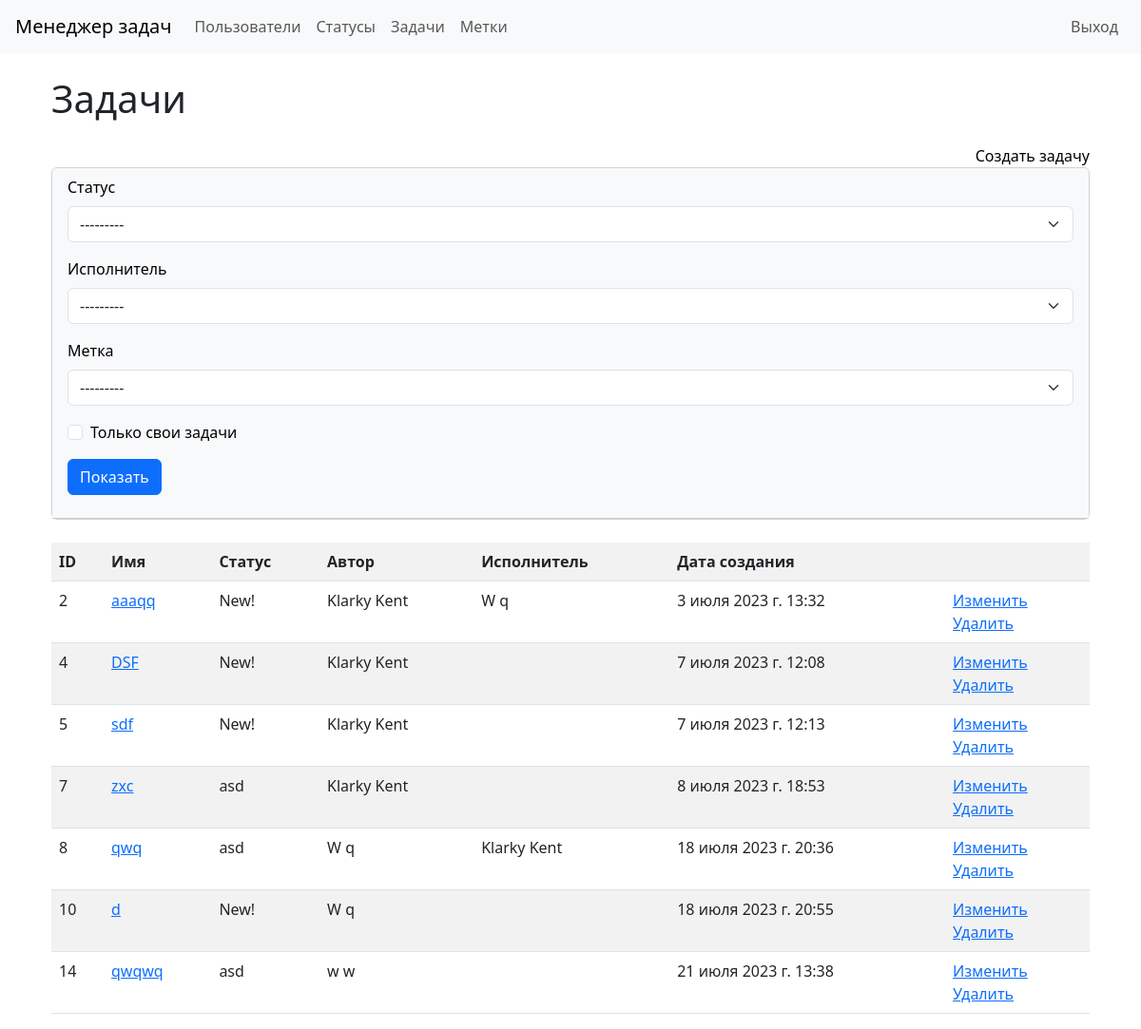
The app's page /tasks/ (signed in) with its own data.
### task_manager/tasks/models.py (models this page shows)
class TasksModel(models.Model):
    name = models.CharField(max_length=100)
    description = models.TextField()
    timestamp = models.DateTimeField(auto_now_add=True)
    status = models.ForeignKey(StatusModel, on_delete=models.PROTECT,
                               related_name='status_id')
    author = models.ForeignKey(User, on_delete=models.PROTECT,
                               related_name='author_id')
    executor = models.ForeignKey(User, on_delete=models.PROTECT,
                                 related_name='executor_id', null=True)
    labels = models.ManyToManyField(LabelModel)
    def __str__(self):
        return self.name

### task_manager/statuses/models.py (models this page shows)
class StatusModel(models.Model):
    name = models.CharField(
        max_length=100, unique=True,
        error_messages={'unique': "Это имя уже существует."})
    timestamp = models.DateTimeField(auto_now_add=True)
    def __str__(self):
        return self.name

### task_manager/tasks/views.py (the view)
class TaskListView(AppLoginMixin, FilterView):
    template_name = 'tasks/tasks.html'
    model = TasksModel
    filterset_class = FilterForm
    context_object_name = 'tasks'

### task_manager/labels/models.py (called while the page is built)
    def __str__(self):
        return self.name

### task_manager/tasks/templates/tasks/tasks.html
{% extends "base.html" %}
{% load bootstrap4 %}
{% load i18n %}
{% block main %}
<div class="container wrapper flex-grow-1">
    <h1 class="my-4">{% trans "Tasks" %}</h1>
    <a class="d-flex justify-content-end text-black text-decoration-none" href="{% url 'create_task' %}">{% trans "Create task" %}</a>
    <div class="card">
        <div class="card-header bg-light text-black">
            <form method="get">
            {% bootstrap_form filter.form size='small' %}
            {% buttons %}<button type="submit" class="btn btn-primary mb-3">{% trans "Send" %}</button>{% endbuttons %}
            </form>
         </div>
    </div>
    <br>
    <table class="table table-striped">
        <tr>
            <th>ID</th>
            <th>{% trans "Name" %}</th>
            <th>{% trans "Status" %}</th>
            <th>{% trans "Author" %}</th>
            <th>{% trans "Executor" %}</th>
            <th>{% trans "Create at" %}</th>
            <th></th>
        </tr>
        {% for task in object_list %}
        <tr>
            <td>{{ task.id }}</td>
            <td><a href="{% url 'view_task' pk=task.id %}" >{{ task }}</a></td>
            <td>{{ task.status }}</td>
            <td>{{ task.author.first_name }} {{ task.author.last_name }}</td>
            <td>{% if task.executor %}
                    {{ task.executor.first_name }} {{ task.executor.last_name }}
                {%  endif %}
            </td>
            <td>{{ task.timestamp }}</td>
            <td><a href="{% url 'update_task' pk=task.id %}">{% trans "Update" %}</a><br>
                <a href="{% url 'delete_task' pk=task.id %}">{% trans "Delete" %}</a></td>
        </tr>
        {% endfor %}
    </table>
</div>
{% endblock %}

### records on screen
TasksModel: id "2", name "aaaqq", status "New!", author.first_name "Klarky", author.last_name "Kent", executor.first_name "W", executor.last_name "q", timestamp "3 июля 2023 г. 13:32"
TasksModel: id "4", name "DSF", status "New!", author.first_name "Klarky", author.last_name "Kent", timestamp "7 июля 2023 г. 12:08"
TasksModel: id "5", name "sdf", status "New!", author.first_name "Klarky", author.last_name "Kent", timestamp "7 июля 2023 г. 12:13"
TasksModel: id "7", name "zxc", status "asd", author.first_name "Klarky", author.last_name "Kent", timestamp "8 июля 2023 г. 18:53"
TasksModel: id "8", name "qwq", status "asd", author.first_name "W", author.last_name "q", executor.first_name "Klarky", executor.last_name "Kent", timestamp "18 июля 2023 г. 20:36"
TasksModel: id "10", name "d", status "New!", author.first_name "W", author.last_name "q", timestamp "18 июля 2023 г. 20:55"
TasksModel: id "14", name "qwqwq", status "asd", author.first_name "w", author.last_name "w", timestamp "21 июля 2023 г. 13:38"
